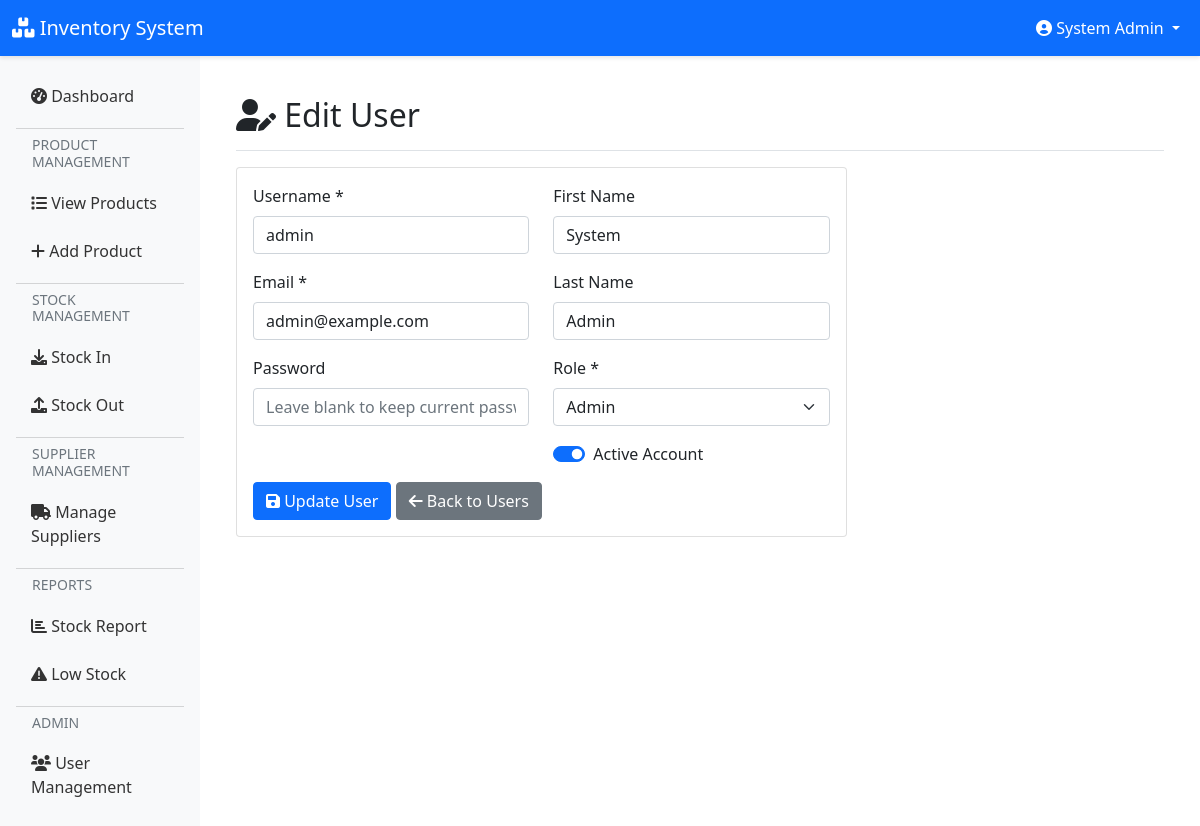
The page /users/edit_user.php?id=1 (signed in) on the database its author committed.
### tables this page shows
CREATE TABLE IF NOT EXISTS users (
    id INT AUTO_INCREMENT PRIMARY KEY,
    username VARCHAR(50) NOT NULL UNIQUE,
    email VARCHAR(100) NOT NULL UNIQUE,
    password_hash VARCHAR(255) NOT NULL,
    first_name VARCHAR(50),
    last_name VARCHAR(50),
    role ENUM('admin', 'manager', 'staff') DEFAULT 'staff',
    is_active BOOLEAN DEFAULT TRUE,
    last_login DATETIME,
    created_at TIMESTAMP DEFAULT CURRENT_TIMESTAMP,
    updated_at TIMESTAMP DEFAULT CURRENT_TIMESTAMP ON UPDATE CURRENT_TIMESTAMP
);

### models/User.php (called while the page is built, shortened)
<?php
class User {
    private $conn;
    private $table_name = "users";
    public $id;
    public function __construct($db) {
        $this->conn = $db;
    }
    public function readOne() {
        $query = "SELECT * FROM " . $this->table_name . " WHERE id = ? LIMIT 0,1";
        $stmt = $this->conn->prepare($query);
        $stmt->bindParam(1, $this->id);
        $stmt->execute();
        $row = $stmt->fetch(PDO::FETCH_ASSOC);
        if ($row) {
            $this->username = $row['username'];
            $this->email = $row['email'];
            $this->first_name = $row['first_name'];
            $this->last_name = $row['last_name'];
            $this->role = $row['role'];
            $this->is_active = $row['is_active'];
            return true;
        }
        return false;
    }
}
?>

### users/edit_user.php (the view, shortened to what this page needs)
<?php
require_once "../models/User.php";
$database = new Database();
$db = $database->getConnection();
$user = new User($db);
if (isset($_GET['id'])) {
    $user->id = $_GET['id'];
    if (!$user->readOne()) {
        $_SESSION['message'] = "User not found!";
        $_SESSION['message_type'] = 'danger';
        header("Location: view_users.php");
        exit();
    }
} else {
    header("Location: view_users.php");
    exit();
}
require_once "../includes/header.php";
?>
<div class="d-flex justify-content-between flex-wrap flex-md-nowrap align-items-center pt-3 pb-2 mb-3 border-bottom">
    <h1 class="h2"><i class="fas fa-user-edit"></i> Edit User</h1>
</div>
<div class="row">
    <div class="col-md-8">
        <div class="card">
            <div class="card-body">
                <form method="POST" action="">
                    <div class="row">
                        <div class="col-md-6">
                            <div class="mb-3">
                                <label for="username" class="form-label">Username *</label>
                                <input type="text" class="form-control" id="username" name="username"
                                       value="<?php echo htmlspecialchars($user->username); ?>" required>
                            </div>
                            <div class="mb-3">
                                <label for="email" class="form-label">Email *</label>
                                <input type="email" class="form-control" id="email" name="email"
                                       value="<?php echo htmlspecialchars($user->email); ?>" required>
                            </div>
                            <div class="mb-3">
                                <label for="password" class="form-label">Password</label>
                                <input type="password" class="form-control" id="password" name="password"
                                       placeholder="Leave blank to keep current password">
                            </div>
                        </div>
                        <div class="col-md-6">
                            <div class="mb-3">
                                <label for="first_name" class="form-label">First Name</label>
                                <input type="text" class="form-control" id="first_name" name="first_name"
                                       value="<?php echo htmlspecialchars($user->first_name); ?>">
                            </div>
                            <div class="mb-3">
                                <label for="last_name" class="form-label">Last Name</label>
                                <input type="text" class="form-control" id="last_name" name="last_name"
                                       value="<?php echo htmlspecialchars($user->last_name); ?>">
                            </div>
                            <div class="mb-3">
                                <label for="role" class="form-label">Role *</label>
                                <select class="form-select" id="role" name="role" required>
                                    <option value="admin" <?php echo $user->role == 'admin' ? 'selected' : ''; ?>>Admin</option>
                                </select>
                            </div>
                            <div class="mb-3">
                                <div class="form-check form-switch">
                                    <input class="form-check-input" type="checkbox" id="is_active" name="is_active"
                                           <?php echo $user->is_active ? 'checked' : ''; ?>>
                                    <label class="form-check-label" for="is_active">Active Account</label>
                                </div>
                            </div>
                        </div>
                    </div>
                    <button type="submit" class="btn btn-primary">
                        <i class="fas fa-save"></i> Update User
                    </button>
                    <a href="view_users.php" class="btn btn-secondary">
                        <i class="fas fa-arrow-left"></i> Back to Users
                    </a>
                </form>
            </div>
        </div>
    </div>
</div>
<?php require_once "../includes/footer.php"; ?>

### includes/header.php (style rules this page uses)
.card { transition: transform 0.2s; }

### rows shown on the page
users: username "admin", email "admin@example.com", first_name "System", last_name "Admin", role "Admin", is_active "☑"

### other values the page prints
$current_user['full_name'] "System Admin"
